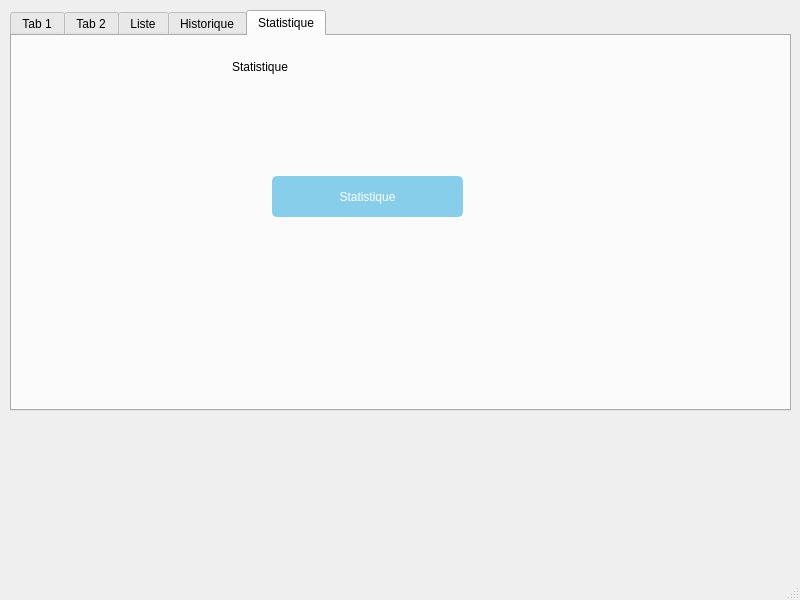
<?xml version="1.0" encoding="UTF-8"?>
<ui version="4.0">
 <class>equipement_interface</class>
 <widget class="QMainWindow" name="equipement_interface">
  <property name="geometry">
   <rect>
    <x>0</x>
    <y>0</y>
    <width>800</width>
    <height>600</height>
   </rect>
  </property>
  <property name="windowTitle">
   <string>MainWindow</string>
  </property>
  <widget class="QWidget" name="centralwidget">
   <widget class="QTabWidget" name="tabWidget">
    <property name="geometry">
     <rect>
      <x>10</x>
      <y>10</y>
      <width>781</width>
      <height>401</height>
     </rect>
    </property>
    <property name="currentIndex">
     <number>4</number>
    </property>
    <widget class="QWidget" name="tab">
     <attribute name="title">
      <string>Tab 1</string>
     </attribute>
     <widget class="QLabel" name="label">
      <property name="geometry">
       <rect>
        <x>-10</x>
        <y>0</y>
        <width>761</width>
        <height>361</height>
       </rect>
      </property>
      <property name="text">
       <string/>
      </property>
      <property name="pixmap">
       <pixmap>../../backgrounddd.jpg</pixmap>
      </property>
     </widget>
     <widget class="QLabel" name="label_6">
      <property name="geometry">
       <rect>
        <x>150</x>
        <y>10</y>
        <width>401</width>
        <height>61</height>
       </rect>
      </property>
      <property name="styleSheet">
       <string notr="true">font: 81 16pt &quot;Rockwell Extra Bold&quot;;
color: rgb(0, 0, 0);</string>
      </property>
      <property name="text">
       <string>Ajouter Un Equipement</string>
      </property>
     </widget>
     <widget class="QLabel" name="id_a">
      <property name="geometry">
       <rect>
        <x>0</x>
        <y>80</y>
        <width>229</width>
        <height>55</height>
       </rect>
      </property>
      <property name="styleSheet">
       <string notr="true">QLabel {
	font: 75 14pt &quot;Times New Roman&quot;;
	color: rgb(0, 0, 0);
    border: none;            
    border-radius: 0px;      
    background: transparent;
}
</string>
      </property>
      <property name="text">
       <string>Id_Equipement</string>
      </property>
      <property name="alignment">
       <set>Qt::AlignCenter</set>
      </property>
     </widget>
     <widget class="QPushButton" name="pb_ajouter">
      <property name="geometry">
       <rect>
        <x>610</x>
        <y>210</y>
        <width>93</width>
        <height>41</height>
       </rect>
      </property>
      <property name="styleSheet">
       <string notr="true">/* QPushButton style */
QPushButton {
    background-color: #87CEEB;    /* Light blue background color */
    color: white;                 /* White text color */
    border: 2px solid #87CEEB;    /* Light blue border */
    border-radius: 5px;           /* Rounded corners */
    padding: 5px 10px;             /* Padding */
}

QPushButton:hover {
    background-color: #5F9EA0;    /* Darker light blue on hover */
}
</string>
      </property>
      <property name="text">
       <string>Ajouter</string>
      </property>
     </widget>
     <widget class="QComboBox" name="combobox_type">
      <property name="geometry">
       <rect>
        <x>140</x>
        <y>150</y>
        <width>151</width>
        <height>22</height>
       </rect>
      </property>
      <item>
       <property name="text">
        <string>Wifi</string>
       </property>
      </item>
      <item>
       <property name="text">
        <string>Routeur</string>
       </property>
      </item>
      <item>
       <property name="text">
        <string>Caméra</string>
       </property>
      </item>
      <item>
       <property name="text">
        <string>tv controller</string>
       </property>
      </item>
     </widget>
     <widget class="QDateEdit" name="dateEdit">
      <property name="geometry">
       <rect>
        <x>150</x>
        <y>200</y>
        <width>110</width>
        <height>22</height>
       </rect>
      </property>
     </widget>
     <widget class="QLineEdit" name="lineEdit_ID">
      <property name="geometry">
       <rect>
        <x>210</x>
        <y>90</y>
        <width>161</width>
        <height>31</height>
       </rect>
      </property>
      <property name="styleSheet">
       <string notr="true">QLineEdit {
    border: 2px solid #3498db; /* Bordure bleue */
    border-radius: 15px; /* Coins arrondis plus prononcés */
    padding: 5px 15px; /* Espacement interne */
    background-color: rgba(44, 62, 80, 0.5); /* Fond bleu foncé avec plus de transparence */
    selection-background-color: #2980b9; /* Couleur de fond de la sélection */
    color: #ecf0f1; /* Couleur du texte */
}

QLineEdit:focus {
    border: 2px solid #2980b9; /* Bordure bleue plus foncée pendant le focus */
    color: #ecf0f1; /* Couleur du texte pendant le focus */
    outline: none; /* Supprimer l'effet de soulignement bleu sur le focus */
    box-shadow: 0 0 10px rgba(41, 128, 185, 0.7); /* Légère ombre lorsqu'en focus */
}

QLineEdit::hover {
    background-color: rgba(52, 73, 94, 0.7); /* Fond bleu foncé plus clair avec plus de transparence lorsqu'il est survolé */
}

QLineEdit::disabled {
    color: #bdc3c7; /* Couleur du texte lorsque désactivé */
    background-color: rgba(52, 73, 94, 0.4); /* Fond bleu foncé avec plus de transparence lorsqu'il est désactivé */
    border: 2px solid #566573; /* Bordure gris foncé lorsqu'il est désactivé */
}

QLineEdit::placeholder {
    color: #bdc3c7; /* Couleur du texte de l'espace réservé */
}
</string>
      </property>
      <property name="inputMask">
       <string/>
      </property>
      <property name="text">
       <string/>
      </property>
     </widget>
     <widget class="QLabel" name="id_a_2">
      <property name="geometry">
       <rect>
        <x>-20</x>
        <y>130</y>
        <width>229</width>
        <height>55</height>
       </rect>
      </property>
      <property name="styleSheet">
       <string notr="true">QLabel {
	font: 75 14pt &quot;Times New Roman&quot;;
	color: rgb(0, 0, 0);
    border: none;            
    border-radius: 0px;      
    background: transparent;
}
</string>
      </property>
      <property name="text">
       <string>Type :</string>
      </property>
      <property name="alignment">
       <set>Qt::AlignCenter</set>
      </property>
     </widget>
     <widget class="QLabel" name="id_a_3">
      <property name="geometry">
       <rect>
        <x>-10</x>
        <y>180</y>
        <width>229</width>
        <height>55</height>
       </rect>
      </property>
      <property name="styleSheet">
       <string notr="true">QLabel {
	font: 75 14pt &quot;Times New Roman&quot;;
	color: rgb(0, 0, 0);
    border: none;            
    border-radius: 0px;      
    background: transparent;
}
</string>
      </property>
      <property name="text">
       <string>Date :</string>
      </property>
      <property name="alignment">
       <set>Qt::AlignCenter</set>
      </property>
     </widget>
     <widget class="QLabel" name="id_a_4">
      <property name="geometry">
       <rect>
        <x>-10</x>
        <y>230</y>
        <width>229</width>
        <height>55</height>
       </rect>
      </property>
      <property name="styleSheet">
       <string notr="true">QLabel {
	font: 75 14pt &quot;Times New Roman&quot;;
	color: rgb(0, 0, 0);
    border: none;            
    border-radius: 0px;      
    background: transparent;
}
</string>
      </property>
      <property name="text">
       <string>Prix :</string>
      </property>
      <property name="alignment">
       <set>Qt::AlignCenter</set>
      </property>
     </widget>
     <widget class="QLineEdit" name="lineEdit_prix">
      <property name="geometry">
       <rect>
        <x>150</x>
        <y>240</y>
        <width>161</width>
        <height>31</height>
       </rect>
      </property>
      <property name="styleSheet">
       <string notr="true">QLineEdit {
    border: 2px solid #3498db; /* Bordure bleue */
    border-radius: 15px; /* Coins arrondis plus prononcés */
    padding: 5px 15px; /* Espacement interne */
    background-color: rgba(44, 62, 80, 0.5); /* Fond bleu foncé avec plus de transparence */
    selection-background-color: #2980b9; /* Couleur de fond de la sélection */
    color: #ecf0f1; /* Couleur du texte */
}

QLineEdit:focus {
    border: 2px solid #2980b9; /* Bordure bleue plus foncée pendant le focus */
    color: #ecf0f1; /* Couleur du texte pendant le focus */
    outline: none; /* Supprimer l'effet de soulignement bleu sur le focus */
    box-shadow: 0 0 10px rgba(41, 128, 185, 0.7); /* Légère ombre lorsqu'en focus */
}

QLineEdit::hover {
    background-color: rgba(52, 73, 94, 0.7); /* Fond bleu foncé plus clair avec plus de transparence lorsqu'il est survolé */
}

QLineEdit::disabled {
    color: #bdc3c7; /* Couleur du texte lorsque désactivé */
    background-color: rgba(52, 73, 94, 0.4); /* Fond bleu foncé avec plus de transparence lorsqu'il est désactivé */
    border: 2px solid #566573; /* Bordure gris foncé lorsqu'il est désactivé */
}

QLineEdit::placeholder {
    color: #bdc3c7; /* Couleur du texte de l'espace réservé */
}
</string>
      </property>
      <property name="inputMask">
       <string/>
      </property>
      <property name="text">
       <string/>
      </property>
     </widget>
     <widget class="QPushButton" name="pb_modifier">
      <property name="geometry">
       <rect>
        <x>500</x>
        <y>210</y>
        <width>93</width>
        <height>41</height>
       </rect>
      </property>
      <property name="styleSheet">
       <string notr="true">/* QPushButton style */
QPushButton {
    background-color: #87CEEB;    /* Light blue background color */
    color: white;                 /* White text color */
    border: 2px solid #87CEEB;    /* Light blue border */
    border-radius: 5px;           /* Rounded corners */
    padding: 5px 10px;             /* Padding */
}

QPushButton:hover {
    background-color: #5F9EA0;    /* Darker light blue on hover */
}
</string>
      </property>
      <property name="text">
       <string>modifier</string>
      </property>
     </widget>
     <widget class="QLineEdit" name="lineEdit_recherche">
      <property name="geometry">
       <rect>
        <x>560</x>
        <y>330</y>
        <width>181</width>
        <height>21</height>
       </rect>
      </property>
      <property name="styleSheet">
       <string notr="true">border-color: qconicalgradient(cx:0.5, cy:0.5, angle:0, stop:0 rgba(35, 40, 3, 255), stop:0.16 rgba(136, 106, 22, 255), stop:0.225 rgba(166, 140, 41, 255), stop:0.285 rgba(204, 181, 74, 255), stop:0.345 rgba(235, 219, 102, 255), stop:0.415 rgba(245, 236, 112, 255), stop:0.52 rgba(209, 190, 76, 255), stop:0.57 rgba(187, 156, 51, 255), stop:0.635 rgba(168, 142, 42, 255), stop:0.695 rgba(202, 174, 68, 255), stop:0.75 rgba(218, 202, 86, 255), stop:0.815 rgba(208, 187, 73, 255), stop:0.88 rgba(187, 156, 51, 255), stop:0.935 rgba(137, 108, 26, 255), stop:1 rgba(35, 40, 3, 255));
background-color: rgb(255, 255, 207);</string>
      </property>
     </widget>
     <widget class="QPushButton" name="pb_recherche">
      <property name="geometry">
       <rect>
        <x>440</x>
        <y>310</y>
        <width>93</width>
        <height>41</height>
       </rect>
      </property>
      <property name="styleSheet">
       <string notr="true">/* QPushButton style */
QPushButton {
    background-color: #87CEEB;    /* Light blue background color */
    color: white;                 /* White text color */
    border: 2px solid #87CEEB;    /* Light blue border */
    border-radius: 5px;           /* Rounded corners */
    padding: 5px 10px;             /* Padding */
}

QPushButton:hover {
    background-color: #5F9EA0;    /* Darker light blue on hover */
}
</string>
      </property>
      <property name="text">
       <string>Recherche</string>
      </property>
     </widget>
     <widget class="QPushButton" name="pb_pdf">
      <property name="geometry">
       <rect>
        <x>380</x>
        <y>210</y>
        <width>93</width>
        <height>41</height>
       </rect>
      </property>
      <property name="styleSheet">
       <string notr="true">/* QPushButton style */
QPushButton {
    background-color: #87CEEB;    /* Light blue background color */
    color: white;                 /* White text color */
    border: 2px solid #87CEEB;    /* Light blue border */
    border-radius: 5px;           /* Rounded corners */
    padding: 5px 10px;             /* Padding */
}

QPushButton:hover {
    background-color: #5F9EA0;    /* Darker light blue on hover */
}
</string>
      </property>
      <property name="text">
       <string>PDF</string>
      </property>
     </widget>
     <widget class="QLabel" name="label_5">
      <property name="geometry">
       <rect>
        <x>690</x>
        <y>10</y>
        <width>56</width>
        <height>51</height>
       </rect>
      </property>
      <property name="text">
       <string/>
      </property>
      <property name="pixmap">
       <pixmap>../../426829810_411192154647169_6927081949558705850_n.png</pixmap>
      </property>
     </widget>
     <widget class="QPushButton" name="menu">
      <property name="geometry">
       <rect>
        <x>260</x>
        <y>310</y>
        <width>93</width>
        <height>41</height>
       </rect>
      </property>
      <property name="styleSheet">
       <string notr="true">/* QPushButton style */
QPushButton {
    background-color: #87CEEB;    /* Light blue background color */
    color: white;                 /* White text color */
    border: 2px solid #87CEEB;    /* Light blue border */
    border-radius: 5px;           /* Rounded corners */
    padding: 5px 10px;             /* Padding */
}

QPushButton:hover {
    background-color: #5F9EA0;    /* Darker light blue on hover */
}
</string>
      </property>
      <property name="text">
       <string>menu</string>
      </property>
     </widget>
     <widget class="QPushButton" name="qr">
      <property name="geometry">
       <rect>
        <x>500</x>
        <y>150</y>
        <width>93</width>
        <height>41</height>
       </rect>
      </property>
      <property name="styleSheet">
       <string notr="true">/* QPushButton style */
QPushButton {
    background-color: #87CEEB;    /* Light blue background color */
    color: white;                 /* White text color */
    border: 2px solid #87CEEB;    /* Light blue border */
    border-radius: 5px;           /* Rounded corners */
    padding: 5px 10px;             /* Padding */
}

QPushButton:hover {
    background-color: #5F9EA0;    /* Darker light blue on hover */
}
</string>
      </property>
      <property name="text">
       <string>QR</string>
      </property>
     </widget>
    </widget>
    <widget class="QWidget" name="Suppression">
     <attribute name="title">
      <string>Tab 2</string>
     </attribute>
     <widget class="QLabel" name="label_2">
      <property name="geometry">
       <rect>
        <x>0</x>
        <y>0</y>
        <width>761</width>
        <height>361</height>
       </rect>
      </property>
      <property name="text">
       <string/>
      </property>
      <property name="pixmap">
       <pixmap>../../backgrounddd.jpg</pixmap>
      </property>
     </widget>
     <widget class="QLabel" name="label_7">
      <property name="geometry">
       <rect>
        <x>160</x>
        <y>0</y>
        <width>461</width>
        <height>61</height>
       </rect>
      </property>
      <property name="styleSheet">
       <string notr="true">font: 81 16pt &quot;Rockwell Extra Bold&quot;;
color: rgb(0, 0, 0);</string>
      </property>
      <property name="text">
       <string>Supprimer un equipement</string>
      </property>
     </widget>
     <widget class="QLabel" name="id_a_5">
      <property name="geometry">
       <rect>
        <x>80</x>
        <y>100</y>
        <width>229</width>
        <height>55</height>
       </rect>
      </property>
      <property name="styleSheet">
       <string notr="true">QLabel {
	font: 75 14pt &quot;Times New Roman&quot;;
	color: rgb(0, 0, 0);
    border: none;            
    border-radius: 0px;      
    background: transparent;
}
</string>
      </property>
      <property name="text">
       <string>Id_equipement :</string>
      </property>
      <property name="alignment">
       <set>Qt::AlignCenter</set>
      </property>
     </widget>
     <widget class="QLineEdit" name="le_supp">
      <property name="geometry">
       <rect>
        <x>290</x>
        <y>110</y>
        <width>161</width>
        <height>31</height>
       </rect>
      </property>
      <property name="styleSheet">
       <string notr="true">QLineEdit {
    border: 2px solid #3498db; /* Bordure bleue */
    border-radius: 15px; /* Coins arrondis plus prononcés */
    padding: 5px 15px; /* Espacement interne */
    background-color: rgba(44, 62, 80, 0.5); /* Fond bleu foncé avec plus de transparence */
    selection-background-color: #2980b9; /* Couleur de fond de la sélection */
    color: #ecf0f1; /* Couleur du texte */
}

QLineEdit:focus {
    border: 2px solid #2980b9; /* Bordure bleue plus foncée pendant le focus */
    color: #ecf0f1; /* Couleur du texte pendant le focus */
    outline: none; /* Supprimer l'effet de soulignement bleu sur le focus */
    box-shadow: 0 0 10px rgba(41, 128, 185, 0.7); /* Légère ombre lorsqu'en focus */
}

QLineEdit::hover {
    background-color: rgba(52, 73, 94, 0.7); /* Fond bleu foncé plus clair avec plus de transparence lorsqu'il est survolé */
}

QLineEdit::disabled {
    color: #bdc3c7; /* Couleur du texte lorsque désactivé */
    background-color: rgba(52, 73, 94, 0.4); /* Fond bleu foncé avec plus de transparence lorsqu'il est désactivé */
    border: 2px solid #566573; /* Bordure gris foncé lorsqu'il est désactivé */
}

QLineEdit::placeholder {
    color: #bdc3c7; /* Couleur du texte de l'espace réservé */
}
</string>
      </property>
      <property name="inputMask">
       <string/>
      </property>
      <property name="text">
       <string/>
      </property>
     </widget>
     <widget class="QPushButton" name="pb_supp">
      <property name="geometry">
       <rect>
        <x>390</x>
        <y>170</y>
        <width>93</width>
        <height>41</height>
       </rect>
      </property>
      <property name="styleSheet">
       <string notr="true">/* QPushButton style */
QPushButton {
    background-color: #87CEEB;    /* Light blue background color */
    color: white;                 /* White text color */
    border: 2px solid #87CEEB;    /* Light blue border */
    border-radius: 5px;           /* Rounded corners */
    padding: 5px 10px;             /* Padding */
}

QPushButton:hover {
    background-color: #5F9EA0;    /* Darker light blue on hover */
}
</string>
      </property>
      <property name="text">
       <string>Supprimer</string>
      </property>
     </widget>
     <widget class="QLabel" name="label_10">
      <property name="geometry">
       <rect>
        <x>690</x>
        <y>10</y>
        <width>56</width>
        <height>51</height>
       </rect>
      </property>
      <property name="text">
       <string/>
      </property>
      <property name="pixmap">
       <pixmap>../../426829810_411192154647169_6927081949558705850_n.png</pixmap>
      </property>
     </widget>
    </widget>
    <widget class="QWidget" name="Liste">
     <attribute name="title">
      <string>Liste</string>
     </attribute>
     <widget class="QLabel" name="label_3">
      <property name="geometry">
       <rect>
        <x>10</x>
        <y>10</y>
        <width>761</width>
        <height>361</height>
       </rect>
      </property>
      <property name="text">
       <string/>
      </property>
      <property name="pixmap">
       <pixmap>../../backgrounddd.jpg</pixmap>
      </property>
     </widget>
     <widget class="QLabel" name="label_8">
      <property name="geometry">
       <rect>
        <x>160</x>
        <y>0</y>
        <width>401</width>
        <height>61</height>
       </rect>
      </property>
      <property name="styleSheet">
       <string notr="true">font: 81 16pt &quot;Rockwell Extra Bold&quot;;
color: rgb(0, 0, 0);</string>
      </property>
      <property name="text">
       <string>Liste des equipement</string>
      </property>
     </widget>
     <widget class="QRadioButton" name="radioButton_id">
      <property name="geometry">
       <rect>
        <x>660</x>
        <y>140</y>
        <width>97</width>
        <height>20</height>
       </rect>
      </property>
      <property name="font">
       <font>
        <pointsize>9</pointsize>
       </font>
      </property>
      <property name="styleSheet">
       <string notr="true">
color: rgb(0, 0, 0);</string>
      </property>
      <property name="text">
       <string>ID</string>
      </property>
     </widget>
     <widget class="QRadioButton" name="radioButton_id_2">
      <property name="geometry">
       <rect>
        <x>620</x>
        <y>220</y>
        <width>97</width>
        <height>20</height>
       </rect>
      </property>
      <property name="font">
       <font>
        <pointsize>9</pointsize>
       </font>
      </property>
      <property name="styleSheet">
       <string notr="true">
color: rgb(255, 255, 255);</string>
      </property>
      <property name="text">
       <string>ID</string>
      </property>
     </widget>
     <widget class="QRadioButton" name="radioButton_nom">
      <property name="geometry">
       <rect>
        <x>660</x>
        <y>170</y>
        <width>121</width>
        <height>20</height>
       </rect>
      </property>
      <property name="font">
       <font>
        <pointsize>9</pointsize>
       </font>
      </property>
      <property name="styleSheet">
       <string notr="true">
color: rgb(0, 0, 0);</string>
      </property>
      <property name="text">
       <string>Date</string>
      </property>
     </widget>
     <widget class="QRadioButton" name="radioButton_tarif">
      <property name="geometry">
       <rect>
        <x>660</x>
        <y>200</y>
        <width>97</width>
        <height>20</height>
       </rect>
      </property>
      <property name="font">
       <font>
        <pointsize>9</pointsize>
       </font>
      </property>
      <property name="styleSheet">
       <string notr="true">
color: rgb(0, 0, 0);</string>
      </property>
      <property name="text">
       <string>Prix</string>
      </property>
     </widget>
     <widget class="QTableView" name="tab_equip">
      <property name="geometry">
       <rect>
        <x>0</x>
        <y>50</y>
        <width>661</width>
        <height>271</height>
       </rect>
      </property>
      <property name="styleSheet">
       <string notr="true"/>
      </property>
     </widget>
     <widget class="QLabel" name="label_11">
      <property name="geometry">
       <rect>
        <x>700</x>
        <y>10</y>
        <width>56</width>
        <height>51</height>
       </rect>
      </property>
      <property name="text">
       <string/>
      </property>
      <property name="pixmap">
       <pixmap>../../426829810_411192154647169_6927081949558705850_n.png</pixmap>
      </property>
     </widget>
     <widget class="QLabel" name="label_20">
      <property name="geometry">
       <rect>
        <x>690</x>
        <y>100</y>
        <width>581</width>
        <height>111</height>
       </rect>
      </property>
      <property name="palette">
       <palette>
        <active>
         <colorrole role="WindowText">
          <brush brushstyle="SolidPattern">
           <color alpha="255">
            <red>255</red>
            <green>170</green>
            <blue>0</blue>
           </color>
          </brush>
         </colorrole>
         <colorrole role="Button">
          <brush brushstyle="LinearGradientPattern">
           <gradient startx="0.000000000000000" starty="0.000000000000000" endx="1.000000000000000" endy="0.000000000000000" type="LinearGradient" spread="PadSpread" coordinatemode="ObjectBoundingMode">
            <gradientstop position="0.000000000000000">
             <color alpha="255">
              <red>0</red>
              <green>0</green>
              <blue>102</blue>
             </color>
            </gradientstop>
            <gradientstop position="0.250000000000000">
             <color alpha="255">
              <red>0</red>
              <green>0</green>
              <blue>102</blue>
             </color>
            </gradientstop>
            <gradientstop position="0.750000000000000">
             <color alpha="255">
              <red>173</red>
              <green>216</green>
              <blue>230</blue>
             </color>
            </gradientstop>
            <gradientstop position="1.000000000000000">
             <color alpha="255">
              <red>173</red>
              <green>216</green>
              <blue>230</blue>
             </color>
            </gradientstop>
           </gradient>
          </brush>
         </colorrole>
         <colorrole role="Text">
          <brush brushstyle="SolidPattern">
           <color alpha="255">
            <red>255</red>
            <green>170</green>
            <blue>0</blue>
           </color>
          </brush>
         </colorrole>
         <colorrole role="ButtonText">
          <brush brushstyle="SolidPattern">
           <color alpha="255">
            <red>255</red>
            <green>170</green>
            <blue>0</blue>
           </color>
          </brush>
         </colorrole>
         <colorrole role="Base">
          <brush brushstyle="LinearGradientPattern">
           <gradient startx="0.000000000000000" starty="0.000000000000000" endx="1.000000000000000" endy="0.000000000000000" type="LinearGradient" spread="PadSpread" coordinatemode="ObjectBoundingMode">
            <gradientstop position="0.000000000000000">
             <color alpha="255">
              <red>0</red>
              <green>0</green>
              <blue>102</blue>
             </color>
            </gradientstop>
            <gradientstop position="0.250000000000000">
             <color alpha="255">
              <red>0</red>
              <green>0</green>
              <blue>102</blue>
             </color>
            </gradientstop>
            <gradientstop position="0.750000000000000">
             <color alpha="255">
              <red>173</red>
              <green>216</green>
              <blue>230</blue>
             </color>
            </gradientstop>
            <gradientstop position="1.000000000000000">
             <color alpha="255">
              <red>173</red>
              <green>216</green>
              <blue>230</blue>
             </color>
            </gradientstop>
           </gradient>
          </brush>
         </colorrole>
         <colorrole role="Window">
          <brush brushstyle="LinearGradientPattern">
           <gradient startx="0.000000000000000" starty="0.000000000000000" endx="1.000000000000000" endy="0.000000000000000" type="LinearGradient" spread="PadSpread" coordinatemode="ObjectBoundingMode">
            <gradientstop position="0.000000000000000">
             <color alpha="255">
              <red>0</red>
              <green>0</green>
              <blue>102</blue>
             </color>
            </gradientstop>
            <gradientstop position="0.250000000000000">
             <color alpha="255">
              <red>0</red>
              <green>0</green>
              <blue>102</blue>
             </color>
            </gradientstop>
            <gradientstop position="0.750000000000000">
             <color alpha="255">
              <red>173</red>
              <green>216</green>
              <blue>230</blue>
             </color>
            </gradientstop>
            <gradientstop position="1.000000000000000">
             <color alpha="255">
              <red>173</red>
              <green>216</green>
              <blue>230</blue>
             </color>
            </gradientstop>
           </gradient>
          </brush>
         </colorrole>
         <colorrole role="PlaceholderText">
          <brush brushstyle="NoBrush">
           <color alpha="128">
            <red>255</red>
            <green>170</green>
            <blue>0</blue>
           </color>
          </brush>
         </colorrole>
        </active>
        <inactive>
         <colorrole role="WindowText">
          <brush brushstyle="SolidPattern">
           <color alpha="255">
            <red>255</red>
            <green>170</green>
            <blue>0</blue>
           </color>
          </brush>
         </colorrole>
         <colorrole role="Button">
          <brush brushstyle="LinearGradientPattern">
           <gradient startx="0.000000000000000" starty="0.000000000000000" endx="1.000000000000000" endy="0.000000000000000" type="LinearGradient" spread="PadSpread" coordinatemode="ObjectBoundingMode">
            <gradientstop position="0.000000000000000">
             <color alpha="255">
              <red>0</red>
              <green>0</green>
              <blue>102</blue>
             </color>
            </gradientstop>
            <gradientstop position="0.250000000000000">
             <color alpha="255">
              <red>0</red>
              <green>0</green>
              <blue>102</blue>
             </color>
            </gradientstop>
            <gradientstop position="0.750000000000000">
             <color alpha="255">
              <red>173</red>
              <green>216</green>
              <blue>230</blue>
             </color>
            </gradientstop>
            <gradientstop position="1.000000000000000">
             <color alpha="255">
              <red>173</red>
              <green>216</green>
              <blue>230</blue>
             </color>
            </gradientstop>
           </gradient>
          </brush>
         </colorrole>
         <colorrole role="Text">
          <brush brushstyle="SolidPattern">
           <color alpha="255">
            <red>255</red>
            <green>170</green>
            <blue>0</blue>
           </color>
          </brush>
         </colorrole>
         <colorrole role="ButtonText">
          <brush brushstyle="SolidPattern">
           <color alpha="255">
            <red>255</red>
            <green>170</green>
            <blue>0</blue>
           </color>
          </brush>
         </colorrole>
         <colorrole role="Base">
          <brush brushstyle="LinearGradientPattern">
           <gradient startx="0.000000000000000" starty="0.000000000000000" endx="1.000000000000000" endy="0.000000000000000" type="LinearGradient" spread="PadSpread" coordinatemode="ObjectBoundingMode">
            <gradientstop position="0.000000000000000">
             <color alpha="255">
              <red>0</red>
              <green>0</green>
              <blue>102</blue>
             </color>
            </gradientstop>
            <gradientstop position="0.250000000000000">
             <color alpha="255">
              <red>0</red>
              <green>0</green>
              <blue>102</blue>
             </color>
            </gradientstop>
            <gradientstop position="0.750000000000000">
             <color alpha="255">
              <red>173</red>
              <green>216</green>
              <blue>230</blue>
             </color>
            </gradientstop>
            <gradientstop position="1.000000000000000">
             <color alpha="255">
              <red>173</red>
              <green>216</green>
              <blue>230</blue>
             </color>
            </gradientstop>
           </gradient>
          </brush>
         </colorrole>
         <colorrole role="Window">
          <brush brushstyle="LinearGradientPattern">
           <gradient startx="0.000000000000000" starty="0.000000000000000" endx="1.000000000000000" endy="0.000000000000000" type="LinearGradient" spread="PadSpread" coordinatemode="ObjectBoundingMode">
            <gradientstop position="0.000000000000000">
             <color alpha="255">
              <red>0</red>
              <green>0</green>
              <blue>102</blue>
             </color>
            </gradientstop>
            <gradientstop position="0.250000000000000">
             <color alpha="255">
              <red>0</red>
              <green>0</green>
              <blue>102</blue>
             </color>
            </gradientstop>
            <gradientstop position="0.750000000000000">
             <color alpha="255">
              <red>173</red>
              <green>216</green>
              <blue>230</blue>
             </color>
            </gradientstop>
            <gradientstop position="1.000000000000000">
             <color alpha="255">
              <red>173</red>
              <green>216</green>
              <blue>230</blue>
             </color>
            </gradientstop>
           </gradient>
          </brush>
         </colorrole>
         <colorrole role="PlaceholderText">
          <brush brushstyle="NoBrush">
           <color alpha="128">
            <red>255</red>
            <green>170</green>
            <blue>0</blue>
           </color>
          </brush>
         </colorrole>
        </inactive>
        <disabled>
         <colorrole role="WindowText">
          <brush brushstyle="SolidPattern">
           <color alpha="255">
            <red>255</red>
            <green>170</green>
            <blue>0</blue>
           </color>
          </brush>
         </colorrole>
         <colorrole role="Button">
          <brush brushstyle="LinearGradientPattern">
           <gradient startx="0.000000000000000" starty="0.000000000000000" endx="1.000000000000000" endy="0.000000000000000" type="LinearGradient" spread="PadSpread" coordinatemode="ObjectBoundingMode">
            <gradientstop position="0.000000000000000">
             <color alpha="255">
              <red>0</red>
              <green>0</green>
              <blue>102</blue>
             </color>
            </gradientstop>
            <gradientstop position="0.250000000000000">
             <color alpha="255">
              <red>0</red>
              <green>0</green>
              <blue>102</blue>
             </color>
            </gradientstop>
            <gradientstop position="0.750000000000000">
             <color alpha="255">
              <red>173</red>
              <green>216</green>
              <blue>230</blue>
             </color>
            </gradientstop>
            <gradientstop position="1.000000000000000">
             <color alpha="255">
              <red>173</red>
              <green>216</green>
              <blue>230</blue>
             </color>
            </gradientstop>
           </gradient>
          </brush>
         </colorrole>
         <colorrole role="Text">
          <brush brushstyle="SolidPattern">
           <color alpha="255">
            <red>255</red>
            <green>170</green>
            <blue>0</blue>
           </color>
          </brush>
         </colorrole>
         <colorrole role="ButtonText">
          <brush brushstyle="SolidPattern">
           <color alpha="255">
            <red>255</red>
            <green>170</green>
            <blue>0</blue>
           </color>
          </brush>
         </colorrole>
         <colorrole role="Base">
          <brush brushstyle="LinearGradientPattern">
           <gradient startx="0.000000000000000" starty="0.000000000000000" endx="1.000000000000000" endy="0.000000000000000" type="LinearGradient" spread="PadSpread" coordinatemode="ObjectBoundingMode">
            <gradientstop position="0.000000000000000">
             <color alpha="255">
              <red>0</red>
              <green>0</green>
              <blue>102</blue>
             </color>
            </gradientstop>
            <gradientstop position="0.250000000000000">
             <color alpha="255">
              <red>0</red>
              <green>0</green>
              <blue>102</blue>
             </color>
            </gradientstop>
            <gradientstop position="0.750000000000000">
             <color alpha="255">
              <red>173</red>
              <green>216</green>
              <blue>230</blue>
             </color>
            </gradientstop>
            <gradientstop position="1.000000000000000">
             <color alpha="255">
              <red>173</red>
              <green>216</green>
              <blue>230</blue>
             </color>
            </gradientstop>
           </gradient>
          </brush>
         </colorrole>
         <colorrole role="Window">
          <brush brushstyle="LinearGradientPattern">
           <gradient startx="0.000000000000000" starty="0.000000000000000" endx="1.000000000000000" endy="0.000000000000000" type="LinearGradient" spread="PadSpread" coordinatemode="ObjectBoundingMode">
            <gradientstop position="0.000000000000000">
             <color alpha="255">
              <red>0</red>
              <green>0</green>
              <blue>102</blue>
             </color>
            </gradientstop>
            <gradientstop position="0.250000000000000">
             <color alpha="255">
              <red>0</red>
              <green>0</green>
              <blue>102</blue>
             </color>
            </gradientstop>
            <gradientstop position="0.750000000000000">
             <color alpha="255">
              <red>173</red>
              <green>216</green>
              <blue>230</blue>
             </color>
            </gradientstop>
            <gradientstop position="1.000000000000000">
             <color alpha="255">
              <red>173</red>
              <green>216</green>
              <blue>230</blue>
             </color>
            </gradientstop>
           </gradient>
          </brush>
         </colorrole>
         <colorrole role="PlaceholderText">
          <brush brushstyle="NoBrush">
           <color alpha="128">
            <red>255</red>
            <green>170</green>
            <blue>0</blue>
           </color>
          </brush>
         </colorrole>
        </disabled>
       </palette>
      </property>
      <property name="font">
       <font>
        <family>MS Serif</family>
        <pointsize>27</pointsize>
        <weight>75</weight>
        <bold>true</bold>
       </font>
      </property>
      <property name="styleSheet">
       <string notr="true">font-size: 27pt;
color: rgb(255, 170, 0);
font-weight: bold;
font-family: &quot;MS Serif&quot;;
</string>
      </property>
      <property name="text">
       <string/>
      </property>
      <property name="textFormat">
       <enum>Qt::AutoText</enum>
      </property>
     </widget>
     <widget class="QLabel" name="label_recherche_2">
      <property name="geometry">
       <rect>
        <x>670</x>
        <y>110</y>
        <width>131</width>
        <height>16</height>
       </rect>
      </property>
      <property name="font">
       <font>
        <family>MS Shell Dlg 2</family>
        <pointsize>11</pointsize>
        <weight>75</weight>
        <bold>true</bold>
       </font>
      </property>
      <property name="styleSheet">
       <string notr="true">color: rgb(255, 200, 0);</string>
      </property>
      <property name="text">
       <string>Tri:</string>
      </property>
     </widget>
     <widget class="QLineEdit" name="recherche">
      <property name="geometry">
       <rect>
        <x>670</x>
        <y>230</y>
        <width>101</width>
        <height>22</height>
       </rect>
      </property>
     </widget>
    </widget>
    <widget class="QWidget" name="tab_2">
     <attribute name="title">
      <string>Historique</string>
     </attribute>
     <widget class="QLabel" name="label_13">
      <property name="geometry">
       <rect>
        <x>0</x>
        <y>0</y>
        <width>761</width>
        <height>361</height>
       </rect>
      </property>
      <property name="text">
       <string/>
      </property>
      <property name="pixmap">
       <pixmap>../../backgrounddd.jpg</pixmap>
      </property>
     </widget>
     <widget class="QLabel" name="label_14">
      <property name="geometry">
       <rect>
        <x>190</x>
        <y>0</y>
        <width>401</width>
        <height>61</height>
       </rect>
      </property>
      <property name="styleSheet">
       <string notr="true">font: 81 16pt &quot;Rockwell Extra Bold&quot;;
color: rgb(0, 0, 0);</string>
      </property>
      <property name="text">
       <string>Historique</string>
      </property>
     </widget>
     <widget class="QTextBrowser" name="textBrowser_2">
      <property name="geometry">
       <rect>
        <x>10</x>
        <y>50</y>
        <width>611</width>
        <height>261</height>
       </rect>
      </property>
     </widget>
     <widget class="QPushButton" name="pb_his">
      <property name="geometry">
       <rect>
        <x>650</x>
        <y>80</y>
        <width>61</width>
        <height>31</height>
       </rect>
      </property>
      <property name="text">
       <string>Historique</string>
      </property>
     </widget>
    </widget>
    <widget class="QWidget" name="Statistique">
     <attribute name="title">
      <string>Statistique</string>
     </attribute>
     <widget class="QLabel" name="label_4">
      <property name="geometry">
       <rect>
        <x>0</x>
        <y>0</y>
        <width>761</width>
        <height>361</height>
       </rect>
      </property>
      <property name="text">
       <string/>
      </property>
      <property name="pixmap">
       <pixmap>../../backgrounddd.jpg</pixmap>
      </property>
     </widget>
     <widget class="QLabel" name="label_9">
      <property name="geometry">
       <rect>
        <x>220</x>
        <y>0</y>
        <width>401</width>
        <height>61</height>
       </rect>
      </property>
      <property name="styleSheet">
       <string notr="true">font: 81 16pt &quot;Rockwell Extra Bold&quot;;
color: rgb(0, 0, 0);</string>
      </property>
      <property name="text">
       <string>Statistique</string>
      </property>
     </widget>
     <widget class="QPushButton" name="pb_stat">
      <property name="geometry">
       <rect>
        <x>260</x>
        <y>140</y>
        <width>191</width>
        <height>41</height>
       </rect>
      </property>
      <property name="styleSheet">
       <string notr="true">/* QPushButton style */
QPushButton {
    background-color: #87CEEB;    /* Light blue background color */
    color: white;                 /* White text color */
    border: 2px solid #87CEEB;    /* Light blue border */
    border-radius: 5px;           /* Rounded corners */
    padding: 5px 10px;             /* Padding */
}

QPushButton:hover {
    background-color: #5F9EA0;    /* Darker light blue on hover */
}
</string>
      </property>
      <property name="text">
       <string>Statistique</string>
      </property>
     </widget>
     <widget class="QLabel" name="label_12">
      <property name="geometry">
       <rect>
        <x>700</x>
        <y>10</y>
        <width>56</width>
        <height>51</height>
       </rect>
      </property>
      <property name="text">
       <string/>
      </property>
      <property name="pixmap">
       <pixmap>../../426829810_411192154647169_6927081949558705850_n.png</pixmap>
      </property>
     </widget>
    </widget>
   </widget>
  </widget>
  <widget class="QMenuBar" name="menubar">
   <property name="geometry">
    <rect>
     <x>0</x>
     <y>0</y>
     <width>800</width>
     <height>26</height>
    </rect>
   </property>
  </widget>
  <widget class="QStatusBar" name="statusbar"/>
 </widget>
 <resources/>
 <connections/>
</ui>
